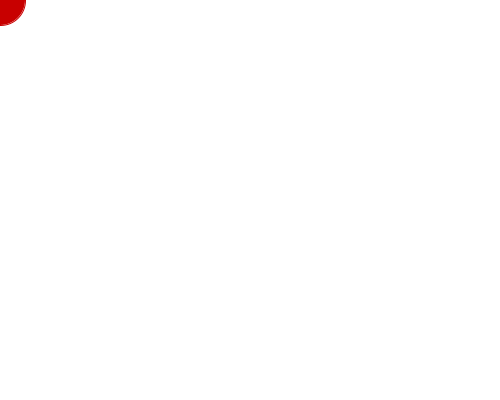
Frame 1 (no input)
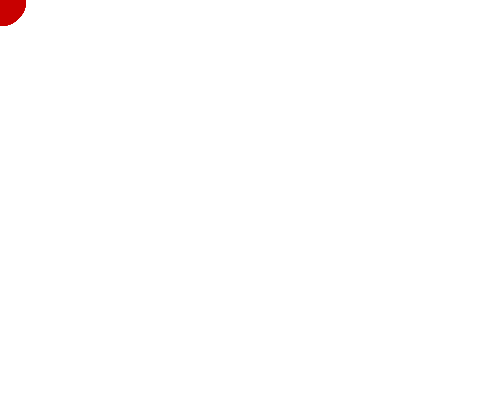
Frame 60 (the mouse pressed at the canvas centre just before this capture)
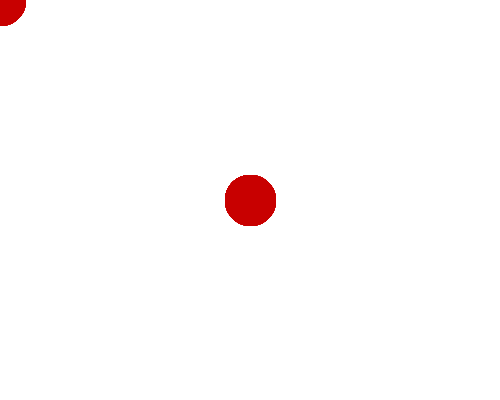
Frame 120 (the mouse held since frame 60 and released just before this capture)

The Processing sketch that drew these frames (run headless with seeded random() and noise(); from frame 60 on, the mouse is pressed at the canvas centre):

// Processing sketch: hellipse
// ── hellipse.pde
void setup (){
  size(500,400);
  background(255,255,255);
}

void draw(){
stroke(200,0,0);
fill(200,0,0);
ellipse(mouseX,mouseY,50,50);
}
